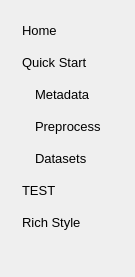
      <widget class="QWidget" name="leftpanel" native="true">
       <property name="minimumSize">
        <size>
         <width>65</width>
         <height>0</height>
        </size>
       </property>
       <property name="maximumSize">
        <size>
         <width>135</width>
         <height>16777215</height>
        </size>
       </property>
       <property name="styleSheet">
        <string notr="true">#leftpanel{
	background-color: transparent;
	border-radius: 8px;
}

QPushButton {
	background-color: transparent;
	border-radius: 15px;
	text-align: left;
	padding-left: 12px;
	padding-right: 12px;
}

QPushButton:hover {
	background-color: #c2c2c2;
}

QPushButton:checked {
	background-color: #90bcff;
}</string>
       </property>
       <layout class="QVBoxLayout" name="verticalLayout_22">
        <property name="spacing">
         <number>2</number>
        </property>
        <property name="leftMargin">
         <number>10</number>
        </property>
        <property name="topMargin">
         <number>0</number>
        </property>
        <property name="rightMargin">
         <number>0</number>
        </property>
        <property name="bottomMargin">
         <number>0</number>
        </property>
        <item>
         <spacer name="verticalSpacer_leftpanel_top">
          <property name="orientation">
           <enum>Qt::Vertical</enum>
          </property>
          <property name="sizeType">
           <enum>QSizePolicy::Fixed</enum>
          </property>
          <property name="sizeHint" stdset="0">
           <size>
            <width>20</width>
            <height>15</height>
           </size>
          </property>
         </spacer>
        </item>
        <item>
         <widget class="QPushButton" name="sidebtn_0">
          <property name="minimumSize">
           <size>
            <width>0</width>
            <height>30</height>
           </size>
          </property>
          <property name="font">
           <font>
            <pointsize>10</pointsize>
           </font>
          </property>
          <property name="styleSheet">
           <string notr="true">/*background: qlineargradient(spread:pad, x1:0.27, y1:0, x2:0.8, y2:1, 
												stop:0 #AF40FF, stop:0.5 #5B42F3, stop:1 #00DDEB);*/</string>
          </property>
          <property name="text">
           <string>Home</string>
          </property>
          <property name="icon">
           <iconset>
            <normaloff>:/icons/home-button-svgrepo-com.svg</normaloff>:/icons/home-button-svgrepo-com.svg</iconset>
          </property>
          <property name="checkable">
           <bool>true</bool>
          </property>
         </widget>
        </item>
        <item>
         <widget class="QPushButton" name="sidebtn_1">
          <property name="minimumSize">
           <size>
            <width>0</width>
            <height>30</height>
           </size>
          </property>
          <property name="font">
           <font>
            <pointsize>10</pointsize>
           </font>
          </property>
          <property name="styleSheet">
           <string notr="true"/>
          </property>
          <property name="text">
           <string>Quick Start</string>
          </property>
          <property name="icon">
           <iconset>
            <normaloff>:/icons/settings-1389-svgrepo-com.svg</normaloff>:/icons/settings-1389-svgrepo-com.svg</iconset>
          </property>
          <property name="checkable">
           <bool>true</bool>
          </property>
         </widget>
        </item>
        <item>
         <widget class="QWidget" name="sidebtn_2_container" native="true">
          <layout class="QHBoxLayout" name="horizontalLayout_30">
           <property name="spacing">
            <number>0</number>
           </property>
           <property name="leftMargin">
            <number>0</number>
           </property>
           <property name="topMargin">
            <number>0</number>
           </property>
           <property name="rightMargin">
            <number>0</number>
           </property>
           <property name="bottomMargin">
            <number>0</number>
           </property>
           <item>
            <spacer name="horizontalSpacer_sidebtn_2">
             <property name="orientation">
              <enum>Qt::Horizontal</enum>
             </property>
             <property name="sizeType">
              <enum>QSizePolicy::Fixed</enum>
             </property>
             <property name="sizeHint" stdset="0">
              <size>
               <width>13</width>
               <height>20</height>
              </size>
             </property>
            </spacer>
           </item>
           <item>
            <widget class="QPushButton" name="sidebtn_2">
             <property name="minimumSize">
              <size>
               <width>0</width>
               <height>30</height>
              </size>
             </property>
             <property name="font">
              <font>
               <pointsize>10</pointsize>
              </font>
             </property>
             <property name="styleSheet">
              <string notr="true"/>
             </property>
             <property name="text">
              <string>Metadata</string>
             </property>
             <property name="icon">
              <iconset>
               <normaloff>:/icons/settings-svgrepo-com (1).svg</normaloff>:/icons/settings-svgrepo-com (1).svg</iconset>
             </property>
             <property name="checkable">
              <bool>true</bool>
             </property>
            </widget>
           </item>
          </layout>
         </widget>
        </item>
        <item>
         <widget class="QWidget" name="sidebtn_3_container" native="true">
          <property name="enabled">
           <bool>true</bool>
          </property>
          <layout class="QHBoxLayout" name="horizontalLayout_31">
           <property name="spacing">
            <number>0</number>
           </property>
           <property name="leftMargin">
            <number>0</number>
           </property>
           <property name="topMargin">
            <number>0</number>
           </property>
           <property name="rightMargin">
            <number>0</number>
           </property>
           <property name="bottomMargin">
            <number>0</number>
           </property>
           <item>
            <spacer name="horizontalSpacer_sidebtn_3">
             <property name="orientation">
              <enum>Qt::Horizontal</enum>
             </property>
             <property name="sizeType">
              <enum>QSizePolicy::Fixed</enum>
             </property>
             <property name="sizeHint" stdset="0">
              <size>
               <width>13</width>
               <height>20</height>
              </size>
             </property>
            </spacer>
           </item>
           <item>
            <widget class="QPushButton" name="sidebtn_3">
             <property name="minimumSize">
              <size>
               <width>0</width>
               <height>30</height>
              </size>
             </property>
             <property name="font">
              <font>
               <pointsize>10</pointsize>
              </font>
             </property>
             <property name="text">
              <string>Preprocess</string>
             </property>
             <property name="icon">
              <iconset>
               <normaloff>:/icons/settings-svgrepo-com (2).svg</normaloff>:/icons/settings-svgrepo-com (2).svg</iconset>
             </property>
             <property name="checkable">
              <bool>true</bool>
             </property>
            </widget>
           </item>
          </layout>
         </widget>
        </item>
        <item>
         <widget class="QWidget" name="sidebtn_4_container" native="true">
          <layout class="QHBoxLayout" name="horizontalLayout_32">
           <property name="spacing">
            <number>0</number>
           </property>
           <property name="leftMargin">
            <number>0</number>
           </property>
           <property name="topMargin">
            <number>0</number>
           </property>
           <property name="rightMargin">
            <number>0</number>
           </property>
           <property name="bottomMargin">
            <number>0</number>
           </property>
           <item>
            <spacer name="horizontalSpacer_sidebtn_4">
             <property name="orientation">
              <enum>Qt::Horizontal</enum>
             </property>
             <property name="sizeType">
              <enum>QSizePolicy::Fixed</enum>
             </property>
             <property name="sizeHint" stdset="0">
              <size>
               <width>13</width>
               <height>20</height>
              </size>
             </property>
            </spacer>
           </item>
           <item>
            <widget class="QPushButton" name="sidebtn_4">
             <property name="minimumSize">
              <size>
               <width>0</width>
               <height>30</height>
              </size>
             </property>
             <property name="font">
              <font>
               <pointsize>10</pointsize>
              </font>
             </property>
             <property name="text">
              <string>Datasets</string>
             </property>
             <property name="icon">
              <iconset>
               <normaloff>:/icons/settings-svgrepo-com.svg</normaloff>:/icons/settings-svgrepo-com.svg</iconset>
             </property>
             <property name="checkable">
              <bool>true</bool>
             </property>
            </widget>
           </item>
          </layout>
         </widget>
        </item>
        <item>
         <widget class="QPushButton" name="sidebtn_5">
          <property name="minimumSize">
           <size>
            <width>0</width>
            <height>30</height>
           </size>
          </property>
          <property name="font">
           <font>
            <pointsize>10</pointsize>
           </font>
          </property>
          <property name="text">
           <string>TEST</string>
          </property>
          <property name="checkable">
           <bool>true</bool>
          </property>
         </widget>
        </item>
        <item>
         <widget class="QPushButton" name="sidebtn_6">
          <property name="minimumSize">
           <size>
            <width>0</width>
            <height>30</height>
           </size>
          </property>
          <property name="font">
           <font>
            <pointsize>10</pointsize>
           </font>
          </property>
          <property name="text">
           <string>Rich Style</string>
          </property>
          <property name="checkable">
           <bool>true</bool>
          </property>
         </widget>
        </item>
        <item>
         <spacer name="verticalSpacer_leftpanel_bottom">
          <property name="orientation">
           <enum>Qt::Vertical</enum>
          </property>
          <property name="sizeHint" stdset="0">
           <size>
            <width>20</width>
            <height>40</height>
           </size>
          </property>
         </spacer>
        </item>
       </layout>
      </widget>
